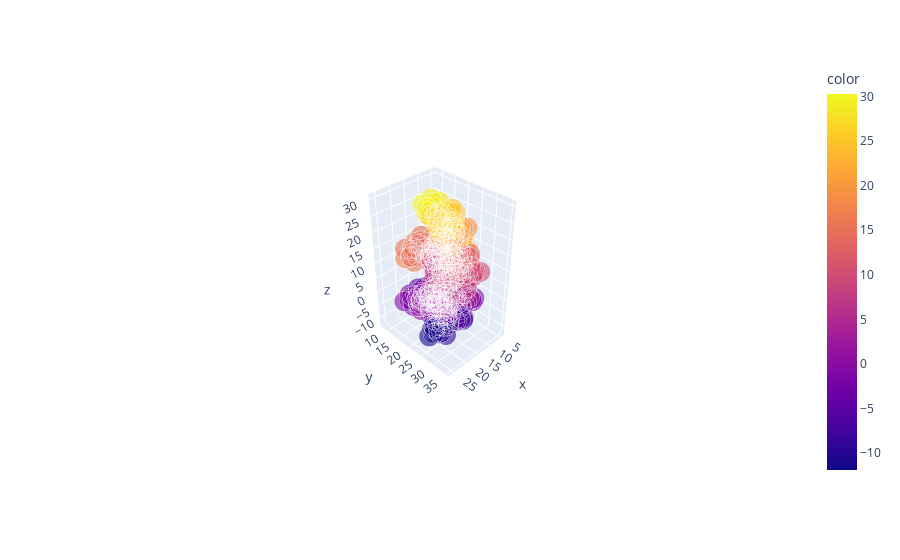

Here is the notebook cell this chart was saved with:
### Code cell
marks_size = [2 for i in range(len(x_coord))]

fig = px.scatter_3d(x = x_coord, y = y_coord, z = z_coord, 
              color = z_coord, color_discrete_sequence = 'Viridis',
              opacity = 0.6, size = marks_size)

fig.show()

### Figure 1 — Plotly figure (JSON) as saved in the notebook; plotly's stock layout.template omitted (floating-point values rounded to 4 significant figures; data arrays with more than 128 entries replaced by an {"elided": "..."} marker saying what was removed)
{"data": [{"hovertemplate": "x=%{x}<br>y=%{y}<br>z=%{z}<br>size=%{marker.size}<br>color=%{marker.color}<extra></extra>", "legendgroup": "", "marker": {"color": {"elided": "410 float values"}, "coloraxis": "coloraxis", "opacity": 0.6, "size": {"elided": "410 int values"}, "sizemode": "area", "sizeref": 0.005, "symbol": "circle"}, "mode": "markers", "name": "", "scene": "scene", "showlegend": false, "type": "scatter3d", "x": {"elided": "410 float values"}, "y": {"elided": "410 float values"}, "z": {"elided": "410 float values"}}], "layout": {"autosize": true, "coloraxis": {"colorbar": {"title": {"text": "color"}}, "colorscale": [[0, "#0d0887"], [0.1111, "#46039f"], [0.2222, "#7201a8"], [0.3333, "#9c179e"], [0.4444, "#bd3786"], [0.5556, "#d8576b"], [0.6667, "#ed7953"], [0.7778, "#fb9f3a"], [0.8889, "#fdca26"], [1, "#f0f921"]]}, "legend": {"itemsizing": "constant", "tracegroupgap": 0}, "margin": {"t": 60}, "scene": {"aspectmode": "auto", "aspectratio": {"x": 0.7515, "y": 0.9315, "z": 1.429}, "camera": {"center": {"x": 0, "y": 0, "z": 0}, "eye": {"x": 2.589, "y": 2.589, "z": 2.589}, "projection": {"type": "perspective"}, "up": {"x": 0, "y": 0, "z": 1}}, "domain": {"x": [0, 1], "y": [0, 1]}, "xaxis": {"title": {"text": "x"}, "type": "linear"}, "yaxis": {"title": {"text": "y"}, "type": "linear"}, "zaxis": {"title": {"text": "z"}, "type": "linear"}}}}
